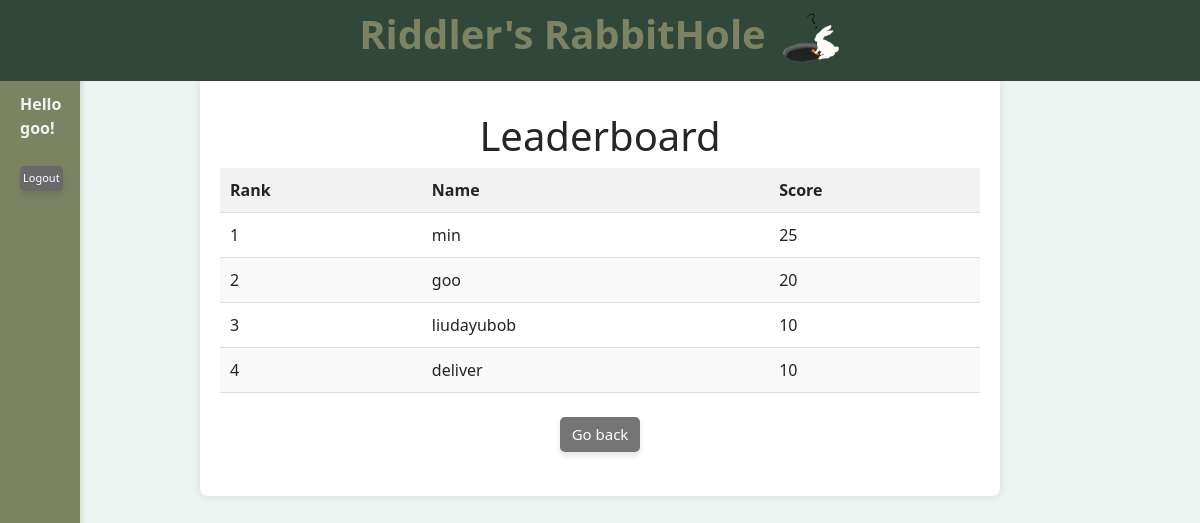
Screenshot of /leaderboard (signed in) with the database file from the repository.
### database/models.py (models this page shows, shortened)
class User(UserMixin, Model):
    id = Column(Integer, primary_key=True)
    username = Column(String(50), unique=True, nullable=False)
    email = Column(String(100), unique=True, nullable=False)
    password_hash = Column(String(128), nullable=False)
    gender = Column(String(10), nullable=False)
    dob = Column(DateTime, nullable=False)
    phone = Column(String(20))
    country = Column(String(50), nullable=False)
    avatar = Column(String(20), nullable=False)
    score = Column(db.Integer, default=0)
    comments = db.relationship('Comment', backref='user', lazy=True)

### app.py (the view)
@app.route('/leaderboard')
def leaderboard():
    top_scores = Score.query.order_by(Score.score.desc()).limit(10).all()
    data = []
    rank = 1
    for score in top_scores:
        user = User.query.get(score.user_id)
        data.append({"rank": rank, "username": user.username, "score": score.score})
        rank += 1
    return render_template('leaderboard.html', data=data, current_user=current_user)

### app.py (called while the page is built)
@login_manager.user_loader
def load_user(user_id):
    return User.query.get(int(user_id))

### templates/leaderboard.html (shortened to what this page needs)
<!DOCTYPE html>
<html lang="en">
<head>
    <link rel="stylesheet" type="text/css" href="{{ url_for('static', filename='css/style.css') }}">
    <link href="https://stackpath.bootstrapcdn.com/bootstrap/4.5.2/css/bootstrap.min.css" rel="stylesheet">
</head>
<body>
    <div class="header">
        <h1 style="color: #7C8363;"><b>Riddler's RabbitHole </b><img src="{{ url_for('static', filename='img/rabbit.png') }}" alt="" class="rabbitimg"></h1>
    </div>
    <div class="sidebar" id="sidebar">
        <div class="login-tab" id="loginButton" onclick="toggleLogin()">
            {% if current_user.is_authenticated %}
                <br><br><br>
                <b>
                Hello
                {{ current_user.username }}!</b>
                <br><br>
                <button class="lognew" onclick="logout()">Logout</button>
            {% else %}
                <br><br><br>
                Login
            {% endif %}
        </div>
    </div>
<div class="containerl">
    <br><br><br>
    <h1>Leaderboard</h1>
    <table id="leaderboard">
        <thead>
            <tr>
                <th>Rank</th>
                <th>Name</th>
                <th>Score</th>
            </tr>
        </thead>
        <tbody>
            {% for entry in data %}
            <tr>
                <td>{{ entry.rank }}</td>
                <td>{{ entry.username }}</td>
                <td>{{ entry.score }}</td>
            </tr>
            {% endfor %}
        </tbody>
    </table>
    <br>
    <div class="mb-4">
        <a href="{{ url_for('index') }}" class="newbutton">Go back</a>
    </div>
</div>
</body>
</html>

### static/css/style.css (style rules this page uses)
* { margin: 0; padding: 0; box-sizing: border-box; }
body { font-family: 'Segoe UI', Tahoma, Geneva, Verdana, sans-serif; padding: 20px; margin-left: 120px; background-color: #EDf4f2; }
.sidebar { position: fixed; top: 0; left: 0; width: 120px; height: 100%; background-color: #7C8363; overflow-y: auto; padding: 20px; box-shadow: 2px 0 5px rgba(0, 0, 0, 0.1); z-index: 999; transition: width 0.3s ease-in-out; color: #EDF4F2 }
.rabbitimg { height: 50px; width: auto; margin-left: 5px; }
.header { position: fixed; top: 0; left: 0; width: 100%; background-color: #31473A; color: rgb(65, 65, 65); padding: 10px 15px; text-align: center; z-index: 9999; color: #7C8363; }
.newbutton { display: inline-block; padding: 6px 12px; font-size: 15px; color: #fff; background-color: #757575; border: none; border-radius: 5px; cursor: pointer; transition: background-color 0.3s ease, transform 0.2s ease; box-shadow: 0 4px 6px rgba(0, 0, 0, 0.1); }
.lognew { display: inline-block; font-size: 11px; padding: 4px 3px; border-radius: 5px; border: none; color: #fff; background-color: #696969; cursor: pointer; transition: background-color 0.3s ease, transform 0.2s ease; box-shadow: 0 4px 6px rgba(0, 0, 0, 0.1); }

### templates/leaderboard.html (style rules this page uses)
.sidebar { position: fixed; top: 0; left:0; width: 80px; height: 100%; overflow-y: auto; padding: 20px; box-shadow: 2px 0 5px rgba(0, 0, 0, 0.1); z-index: 999; transition: width 0.3s ease-in-out; }
body { font-family: 'Segoe UI', Tahoma, Geneva, Verdana, sans-serif; margin: 0; padding: 0; background-position: center center; background-attachment: fixed; height: 100vh; background-color: #EDf4F2; }
.containerl { max-width: 800px; margin: 20px auto; text-align: center; padding: 20px; background-color: #fff; border-radius: 8px; box-shadow: 0 0 10px rgba(0, 0, 0, 0.1); }
h1 { text-align: center; color: #262626; }
table { width: 100%; border-collapse: collapse; }
th, td { padding: 10px; text-align: left; border-bottom: 1px solid #ddd; }
th { background-color: #f2f2f2; }
tr:nth-child(even) { background-color: #f9f9f9; }

### rows the page displays
User: username "goo", rank "2", score "20"
User: rank "1", username "min", score "25"
User: rank "3", username "liudayubob", score "10"
User: rank "4", username "deliver", score "10"
